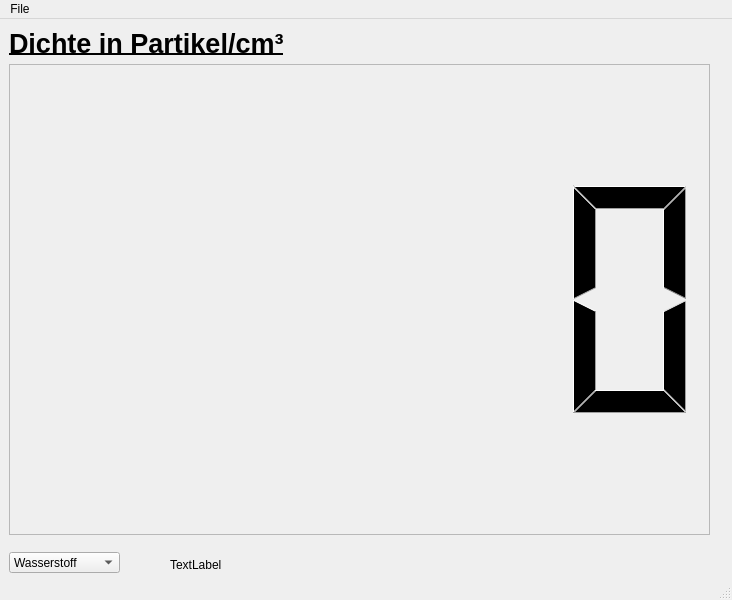
<?xml version="1.0" encoding="UTF-8"?>
<ui version="4.0">
 <class>MainWindow</class>
 <widget class="QMainWindow" name="MainWindow">
  <property name="geometry">
   <rect>
    <x>0</x>
    <y>0</y>
    <width>732</width>
    <height>600</height>
   </rect>
  </property>
  <property name="windowTitle">
   <string>MainWindow</string>
  </property>
  <widget class="QWidget" name="centralwidget">
   <widget class="QLCDNumber" name="lcdNumber">
    <property name="geometry">
     <rect>
      <x>9</x>
      <y>45</y>
      <width>701</width>
      <height>471</height>
     </rect>
    </property>
    <property name="frameShape">
     <enum>QFrame::StyledPanel</enum>
    </property>
    <property name="frameShadow">
     <enum>QFrame::Sunken</enum>
    </property>
    <property name="smallDecimalPoint">
     <bool>false</bool>
    </property>
   </widget>
   <widget class="QLabel" name="ueberschrift">
    <property name="geometry">
     <rect>
      <x>9</x>
      <y>9</y>
      <width>282</width>
      <height>30</height>
     </rect>
    </property>
    <property name="maximumSize">
     <size>
      <width>16777215</width>
      <height>30</height>
     </size>
    </property>
    <property name="font">
     <font>
      <family>Arial</family>
      <pointsize>20</pointsize>
      <weight>75</weight>
      <bold>true</bold>
      <underline>true</underline>
     </font>
    </property>
    <property name="text">
     <string>Dichte in Partikel/cm³</string>
    </property>
   </widget>
   <widget class="QComboBox" name="comboBox">
    <property name="geometry">
     <rect>
      <x>9</x>
      <y>533</y>
      <width>111</width>
      <height>21</height>
     </rect>
    </property>
    <item>
     <property name="text">
      <string>Wasserstoff</string>
     </property>
    </item>
    <item>
     <property name="text">
      <string>Helium</string>
     </property>
    </item>
    <item>
     <property name="text">
      <string>Neon</string>
     </property>
    </item>
    <item>
     <property name="text">
      <string>Argon</string>
     </property>
    </item>
    <item>
     <property name="text">
      <string>Krypton</string>
     </property>
    </item>
    <item>
     <property name="text">
      <string>Xenon</string>
     </property>
    </item>
    <item>
     <property name="text">
      <string>Stickstoff</string>
     </property>
    </item>
    <item>
     <property name="text">
      <string>Deuterium</string>
     </property>
    </item>
   </widget>
   <widget class="QLabel" name="label_temperatur">
    <property name="geometry">
     <rect>
      <x>170</x>
      <y>530</y>
      <width>531</width>
      <height>31</height>
     </rect>
    </property>
    <property name="text">
     <string>TextLabel</string>
    </property>
   </widget>
  </widget>
  <widget class="QMenuBar" name="menubar">
   <property name="geometry">
    <rect>
     <x>0</x>
     <y>0</y>
     <width>732</width>
     <height>19</height>
    </rect>
   </property>
   <widget class="QMenu" name="menuFile">
    <property name="title">
     <string>File</string>
    </property>
    <addaction name="actionAbout"/>
    <addaction name="separator"/>
    <addaction name="actionQuit"/>
   </widget>
   <addaction name="menuFile"/>
  </widget>
  <widget class="QStatusBar" name="statusbar"/>
  <action name="actionAbout">
   <property name="text">
    <string>About</string>
   </property>
  </action>
  <action name="actionQuit">
   <property name="text">
    <string>Quit</string>
   </property>
  </action>
  <action name="actionWasserstoff">
   <property name="text">
    <string>Wasserstoff</string>
   </property>
  </action>
  <action name="actionHelium">
   <property name="text">
    <string>Helium</string>
   </property>
  </action>
  <action name="actionNeon">
   <property name="text">
    <string>Neon</string>
   </property>
  </action>
  <action name="actionArgon">
   <property name="text">
    <string>Argon</string>
   </property>
  </action>
  <action name="actionKrypton">
   <property name="text">
    <string>Krypton</string>
   </property>
  </action>
  <action name="actionXenon">
   <property name="text">
    <string>Xenon</string>
   </property>
  </action>
  <action name="actionStickstoff">
   <property name="text">
    <string>Stickstoff</string>
   </property>
  </action>
  <action name="actionAnderes_Gas">
   <property name="text">
    <string>Undefiniertes Gas</string>
   </property>
  </action>
 </widget>
 <resources/>
 <connections/>
</ui>
